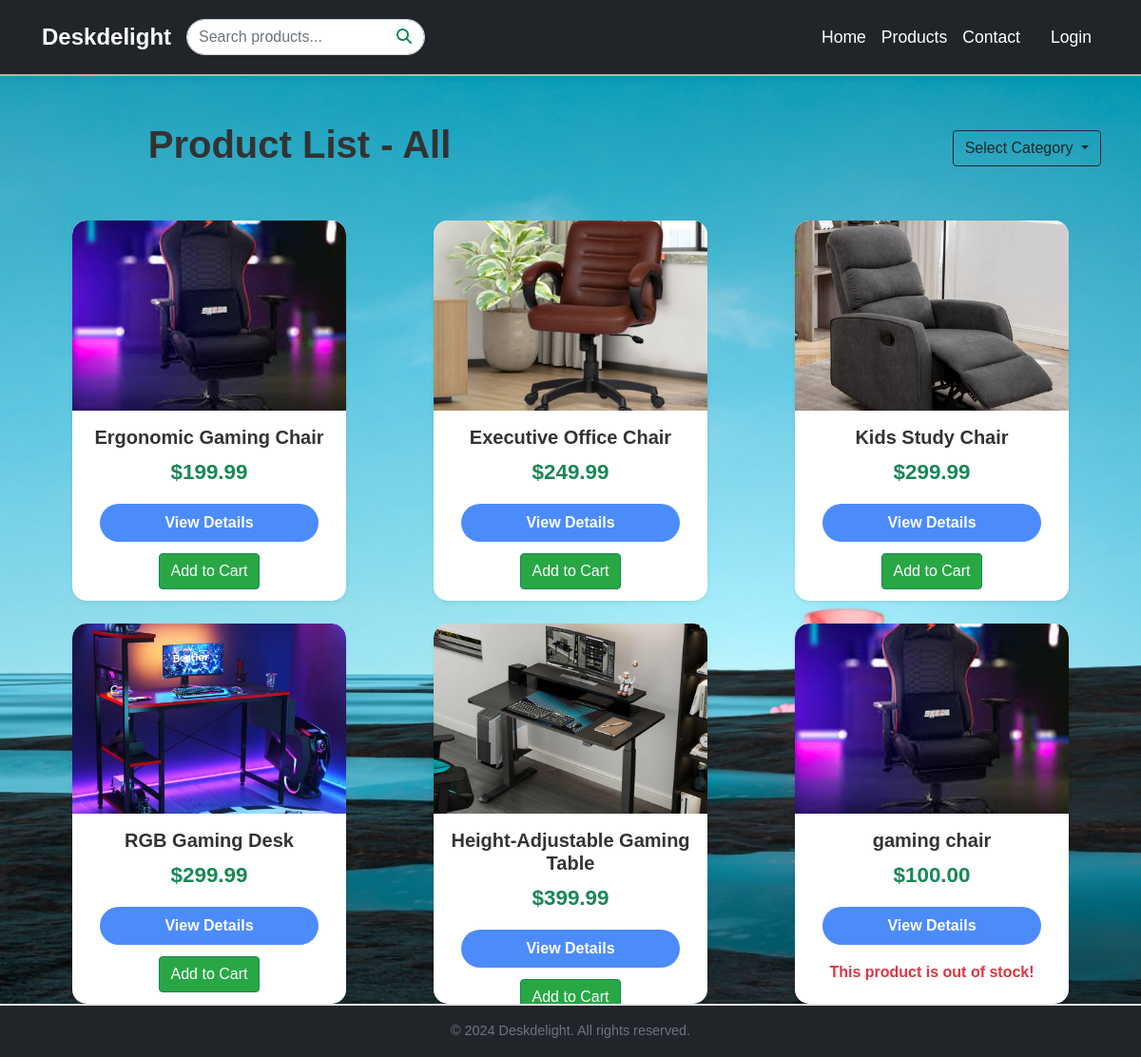
Screenshot of /products/ with the database file from the repository.
### myapp/models.py (models this page shows, shortened)
class Product(models.Model):
    CATEGORY_CHOICES = [
        ('chair', 'Chair'),
        ('table', 'Table'),
    ]
    name = models.CharField(max_length=255)
    description = models.TextField()
    price = models.DecimalField(max_digits=10, decimal_places=2)
    image = models.ImageField(upload_to='products/', default='products/default.jpg')
    category = models.CharField(
        max_length=50,
        choices=CATEGORY_CHOICES,
        default='chair'
    )
    quantity_available = models.PositiveIntegerField(default=0)  # Track available stock

### myapp/views.py (the view)
# urls.py: path('products/', views.product_list, name='product_list'),
def product_list(request):
    category = request.GET.get('category', 'all')  # Get category from query params
    if category == 'all':
        products = Product.objects.all()  # Fetch all products if 'all' is selected
        category_display = 'All'  # Custom label for "All Categories"
    else:
        products = Product.objects.filter(category=category)  # Filter by specific category
        category_display = category.capitalize()  # Capitalize category for display
    context = {
        'products': products,
        'category': category_display,  # Pass display-friendly category to template
    }
    return render(request, 'product.html', context)

### templates/product.html (shortened to what this page needs)
{% extends 'base.html' %}
{% load static %}
{% block content %}
    <div class="container mt-5">
        <div class="row align-items-center">
            <div class="col-md-6">
                <h1 class="text-center">Product List - {{ category }}</h1>
            </div>
            <div class="col-md-6 text-end">
                <div class="dropdown category-dropdown">
                    <button class="btn btn-outline-dark dropdown-toggle" type="button" id="categoryDropdown" data-bs-toggle="dropdown" aria-expanded="false">
                        Select Category
                    </button>
                </div>
            </div>
        </div>
        <div class="row row-cols-1 row-cols-md-3 g-4 mt-4">
            {% for product in products %}
                <div class="col d-flex justify-content-center">
                    <div class="card shadow-sm" style="width: 18rem; height: 25rem;">
                        <img src="{{ product.image.url }}" class="card-img-top" alt="{{ product.name }}" style="width: 100%; object-fit: cover; height: 200px;">
                        <div class="card-body">
                            <h5 class="card-title productTitle" style="text-align: center;">{{ product.name }}</h5>
                            <p class="text-success" style="text-align: center;">${{ product.price }}</p>
                            <div style="display: flex; justify-content: center; align-items: center; flex-direction: column; row-gap: 1rem;">
                                <a href="{% url 'product_detail' product.id %}" class="btn btn-primary" style="margin-bottom: 1rem; width: 90%;">View Details</a>
                                {% if product.quantity_available > 0 %}
                                    <form id="addToCartForm" method="POST"
                                        action="{% if user.is_authenticated %}{% url 'add_to_cart' product.id %}{% else %}{% url 'login_page' %}{% endif %}"
                                        style="margin-top: 10px;">
                                        <button type="submit" class="btn btn-success"">Add to Cart</button>
                                    </form>
                                {% else %}
                                    <p style="color: #dc3545; font-weight: bold;" class="out-stock">This product is out of stock!</p>
                                {% endif %}
                            </div>
                        </div>
                    </div>
                </div>
            {% endfor %}
        </div>
    </div>
{% endblock %}

### templates/product.html (style rules this page uses)
body { font-family: 'Poppins', sans-serif; background-color: #fafbfd; color: #333; }
h1.text-center { font-size: 2.5rem; font-weight: bold; color: #333; }
.container { margin-top: 3rem; }
.card { border: none; border-radius: 15px; transition: transform 0.4s ease, box-shadow 0.4s ease; overflow: hidden; }
.card-img-top { border-radius: 15px 15px 0 0; width: auto; max-width: 100%; height: 200px; object-fit: cover; margin: 0 auto; display: block; }
.card-title { font-size: 1.25rem; font-weight: 600; color: #333; }
.text-success { font-size: 1.4rem; font-weight: bold; }
.btn-primary { background-color: #4c8cfa; border: none; border-radius: 30px; font-size: 1rem; font-weight: bold; padding: 0.5rem 1.5rem; transition: all 0.3s ease; }
.btn-success { background-color: #28a745; position: relative; bottom: 30px; text-align: center; width: 100%; margin: 0 auto; display: block; }
.out-stock { position: relative; bottom: 15px; }

### rows the page displays
Product: image (picture), name "Ergonomic Gaming Chair", price "199.99", quantity_available "Add to Cart"
Product: image (picture), name "Executive Office Chair", price "249.99", quantity_available "Add to Cart"
Product: image (picture), name "Kids Study Chair", price "299.99", quantity_available "Add to Cart"
Product: image (picture), name "RGB Gaming Desk", price "299.99", quantity_available "Add to Cart"
Product: image (picture), name "Height-Adjustable Gaming Table", price "399.99", quantity_available "Add to Cart"
Product: image (picture), name "gaming chair", price "100.00", quantity_available "This product is out of stock!"

### other values shown
{{ category }} "All"
